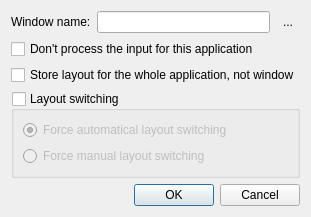
<?xml version="1.0" encoding="UTF-8"?>
<ui version="4.0">
 <class>ApplicationSettingsDialog</class>
 <widget class="QDialog" name="ApplicationSettingsDialog">
  <property name="geometry">
   <rect>
    <x>0</x>
    <y>0</y>
    <width>308</width>
    <height>210</height>
   </rect>
  </property>
  <property name="windowTitle">
   <string>Custom application settings</string>
  </property>
  <layout class="QVBoxLayout" name="verticalLayout_2">
   <item>
    <layout class="QHBoxLayout" name="horizontalLayout">
     <item>
      <widget class="QLabel" name="windowNameLabel">
       <property name="text">
        <string>Window name:</string>
       </property>
      </widget>
     </item>
     <item>
      <widget class="QLineEdit" name="windowNameEdit">
       <property name="readOnly">
        <bool>true</bool>
       </property>
      </widget>
     </item>
     <item>
      <widget class="QToolButton" name="windowSelectButton">
       <property name="toolTip">
        <string>Click to select the application window</string>
       </property>
       <property name="text">
        <string>...</string>
       </property>
       <property name="autoRaise">
        <bool>true</bool>
       </property>
      </widget>
     </item>
    </layout>
   </item>
   <item>
    <widget class="QCheckBox" name="dontProcessCheckBox">
     <property name="text">
      <string>Don't process the input for this application</string>
     </property>
    </widget>
   </item>
   <item>
    <widget class="QCheckBox" name="storeLayoutCheckBox">
     <property name="text">
      <string>Store layout for the whole application, not window</string>
     </property>
    </widget>
   </item>
   <item>
    <widget class="QGroupBox" name="layoutSwitchingGroup">
     <property name="title">
      <string>Layout switching</string>
     </property>
     <property name="checkable">
      <bool>true</bool>
     </property>
     <property name="checked">
      <bool>false</bool>
     </property>
     <layout class="QVBoxLayout" name="verticalLayout">
      <item>
       <widget class="QRadioButton" name="forceAutomaticalRadioButton">
        <property name="text">
         <string>Force automatical layout switching</string>
        </property>
        <property name="checked">
         <bool>true</bool>
        </property>
       </widget>
      </item>
      <item>
       <widget class="QRadioButton" name="forceManualRadioButton">
        <property name="text">
         <string>Force manual layout switching</string>
        </property>
       </widget>
      </item>
     </layout>
    </widget>
   </item>
   <item>
    <widget class="QDialogButtonBox" name="buttonBox">
     <property name="orientation">
      <enum>Qt::Horizontal</enum>
     </property>
     <property name="standardButtons">
      <set>QDialogButtonBox::Cancel|QDialogButtonBox::Ok</set>
     </property>
    </widget>
   </item>
  </layout>
 </widget>
 <tabstops>
  <tabstop>windowNameEdit</tabstop>
  <tabstop>windowSelectButton</tabstop>
  <tabstop>dontProcessCheckBox</tabstop>
  <tabstop>storeLayoutCheckBox</tabstop>
  <tabstop>layoutSwitchingGroup</tabstop>
  <tabstop>forceAutomaticalRadioButton</tabstop>
  <tabstop>forceManualRadioButton</tabstop>
  <tabstop>buttonBox</tabstop>
 </tabstops>
 <resources>
  <include location="../../images/images.qrc"/>
 </resources>
 <connections>
  <connection>
   <sender>buttonBox</sender>
   <signal>accepted()</signal>
   <receiver>ApplicationSettingsDialog</receiver>
   <slot>accept()</slot>
   <hints>
    <hint type="sourcelabel">
     <x>248</x>
     <y>254</y>
    </hint>
    <hint type="destinationlabel">
     <x>157</x>
     <y>274</y>
    </hint>
   </hints>
  </connection>
  <connection>
   <sender>buttonBox</sender>
   <signal>rejected()</signal>
   <receiver>ApplicationSettingsDialog</receiver>
   <slot>reject()</slot>
   <hints>
    <hint type="sourcelabel">
     <x>316</x>
     <y>260</y>
    </hint>
    <hint type="destinationlabel">
     <x>286</x>
     <y>274</y>
    </hint>
   </hints>
  </connection>
 </connections>
</ui>
